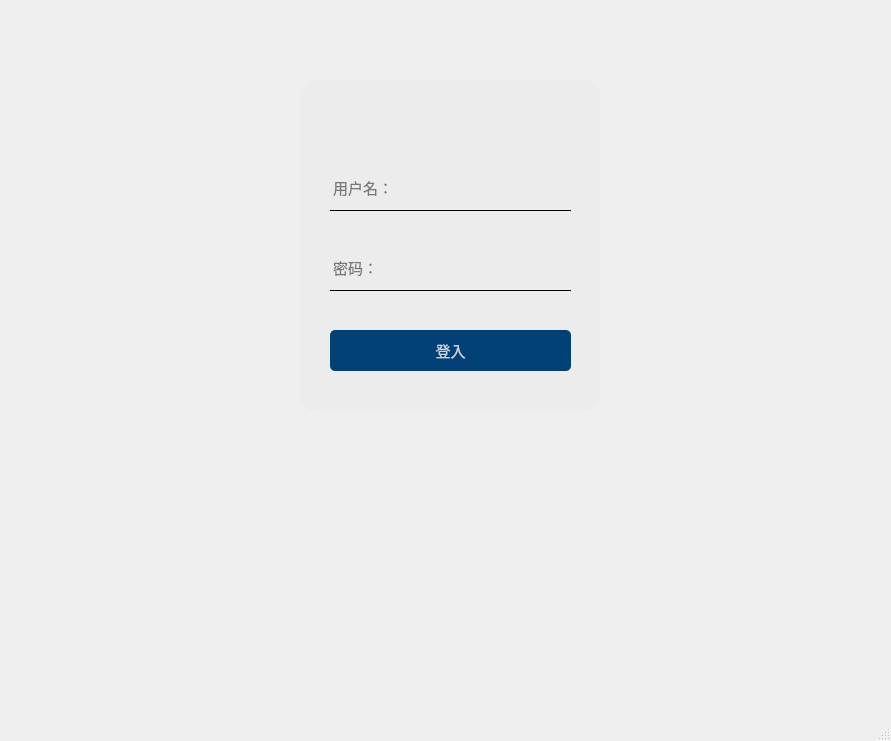
<?xml version="1.0" encoding="UTF-8"?>
<ui version="4.0">
 <class>MainWindow</class>
 <widget class="QMainWindow" name="MainWindow">
  <property name="geometry">
   <rect>
    <x>0</x>
    <y>0</y>
    <width>891</width>
    <height>741</height>
   </rect>
  </property>
  <property name="windowTitle">
   <string>MainWindow</string>
  </property>
  <widget class="QWidget" name="centralwidget">
   <widget class="QWidget" name="widget" native="true">
    <property name="geometry">
     <rect>
      <x>300</x>
      <y>80</y>
      <width>300</width>
      <height>331</height>
     </rect>
    </property>
    <property name="styleSheet">
     <string notr="true">background-color: rgba(235, 235, 235, 235);
border-radius: 15px</string>
    </property>
    <widget class="QLineEdit" name="user_name">
     <property name="enabled">
      <bool>true</bool>
     </property>
     <property name="geometry">
      <rect>
       <x>30</x>
       <y>80</y>
       <width>241</width>
       <height>51</height>
      </rect>
     </property>
     <property name="font">
      <font>
       <family>Arial</family>
       <pointsize>11</pointsize>
      </font>
     </property>
     <property name="styleSheet">
      <string notr="true">background-color: rgba(0, 0, 0, 0);
border-radius: 0px;
border: 1px solid rgba(0, 0, 0, 0);
border-bottom-color: rgba(1, 1, 1, 1);
padding-bottom: -3px;
color: rgba(1, 1, 1, 1);</string>
     </property>
     <property name="dragEnabled">
      <bool>false</bool>
     </property>
     <property name="placeholderText">
      <string>用户名：</string>
     </property>
     <property name="clearButtonEnabled">
      <bool>false</bool>
     </property>
    </widget>
    <widget class="QPushButton" name="sign_in">
     <property name="geometry">
      <rect>
       <x>30</x>
       <y>250</y>
       <width>241</width>
       <height>41</height>
      </rect>
     </property>
     <property name="font">
      <font>
       <family>宋体</family>
       <pointsize>11</pointsize>
      </font>
     </property>
     <property name="styleSheet">
      <string notr="true">QPushButton#sign_in{
background-color:rgba(2,65,118,255);
color:rgba(255,255,255,200);
border-radius:5px;
}
QPushButton#sign_in:hover{
background-color:rgba(2,65,118,150);
color:rgba(255,255,255,200);
border-radius:5px;
}
QPushButton#sign_in:pressed{
padding-left:5px;
padding-top:5px;
background-color:rgba(2,65,118,100);
}</string>
     </property>
     <property name="text">
      <string>登入</string>
     </property>
    </widget>
    <widget class="QLineEdit" name="user_passwd">
     <property name="enabled">
      <bool>true</bool>
     </property>
     <property name="geometry">
      <rect>
       <x>30</x>
       <y>160</y>
       <width>241</width>
       <height>51</height>
      </rect>
     </property>
     <property name="font">
      <font>
       <family>Arial</family>
       <pointsize>11</pointsize>
      </font>
     </property>
     <property name="styleSheet">
      <string notr="true">background-color: rgba(0, 0, 0, 0);
border-radius: 0px;
border: 1px solid rgba(0, 0, 0, 0);
border-bottom-color: rgba(1, 1, 1, 1);
padding-bottom: -3px;
color: rgba(1, 1, 1, 1);</string>
     </property>
     <property name="dragEnabled">
      <bool>false</bool>
     </property>
     <property name="placeholderText">
      <string>密码：</string>
     </property>
     <property name="clearButtonEnabled">
      <bool>false</bool>
     </property>
    </widget>
   </widget>
  </widget>
  <widget class="QMenuBar" name="menubar">
   <property name="geometry">
    <rect>
     <x>0</x>
     <y>0</y>
     <width>891</width>
     <height>25</height>
    </rect>
   </property>
  </widget>
  <widget class="QStatusBar" name="statusbar"/>
 </widget>
 <resources>
  <include location="../../student system/rec.qrc"/>
 </resources>
 <connections/>
</ui>
